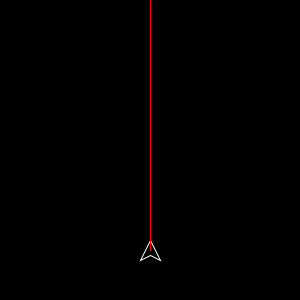
Frame 1 (no input)
Frame 60 (the mouse pressed at the canvas centre just before this capture): identical to frame 1, image omitted
Frame 120 (the mouse held since frame 60 and released just before this capture): identical to frame 1, image omitted

The Processing sketch that drew this single still picture (run headless with seeded random() and noise(); from frame 60 on, the mouse is pressed at the canvas centre):

// Processing sketch: sketch_190211a
// ── sketch_190211a.pde
public Player ship;
public int moveflag;
void setup(){
  size(300,300);
  background(0);
  ship = new Player(150,250);
}

void draw(){
  background(0);
  ship.drawPlayer();
  ship.drawLOS();
  
}

void keyPressed(){
  if(key == 'a') ship.move(-5);
  if(key == 'd') ship.move(5);
}

void keyReleased(){
  
}

// ── player.pde
public class Player{
  int x;
  int y;
  int rotate;
  int fireflag;
  
  public Player(int a, int b){x = a; y = b;}
  
  public void drawPlayer(){
    stroke(255);
    noFill();
    quad(x,y-10,x-10,y+10,x,y+5,x+10,y+10);
  }
  
  public void drawLOS(){
    stroke(#FF0000);
    line(x,y,x,0);
  }
  
  public void move(int a){
    if(x>0 || x<300) x+=a*2;
    if(x == 0) x = 1;
    if(x == 300) x = 299;
  }
}
